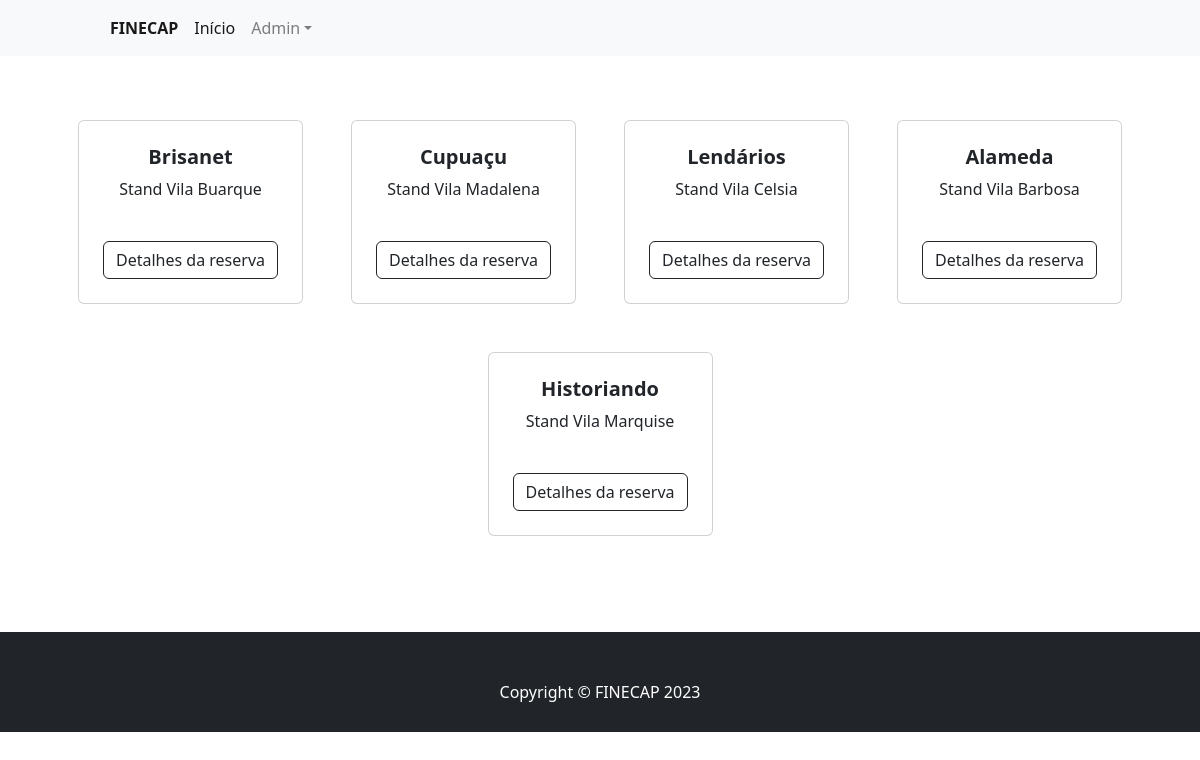
The page / on the database its author committed.
### stands/models.py (models this page shows, shortened)
class Reserva(models.Model):
    CATEGORIA = (
        ('telecomunicação', 'Telecomunicação'),
        ('fast-food', 'Fast-Food'),
        ('marketing', 'Marketing'),
        ('cultura', 'Cultura')
    )
    nome_empresa = models.CharField(max_length=200, verbose_name='Nome da empresa')
    cnpj = models.CharField(max_length=14, verbose_name='CNPJ')
    categoria_empresa = models.CharField(max_length=200, choices=CATEGORIA, verbose_name='Categoria da empresa')
    quitado = models.BooleanField(default=False)
    stand = models.OneToOneField(Stand,on_delete=models.CASCADE)

class Stand(models.Model):
    localizacao = models.CharField(max_length=200, verbose_name='Localização')
    valor = models.FloatField(verbose_name='Valor')
    def __str__(self):
        return self.localizacao

### stands/views.py (the view)
# urls.py: path('',reserva_listar,name='reserva_listar'),
def reserva_listar(request):
    reservas = Reserva.objects.all()
    context ={
        'reservas': reservas
    }
    return render(request, 'stands/index.html',context)

### stands/templates/stands/index.html
{% extends 'base.html' %}
{% block center %}
<section class="py-5">
    <div class="container px-4 px-lg-5 mt-3">
        <div class="row gx-4 gx-lg-5 row-cols-2 row-cols-md-3 row-cols-xl-4 row-cols-sx-1 justify-content-center">
            {% for reserva in reservas %}
            <div class="col mb-5">
                <div class="card h-100">
                    <div class="card-body p-4">
                        <div class="text-center">
                            <h5 class="fw-bolder">{{ reserva.nome_empresa }}</h5>
                            <div>
                                <p>Stand {{ reserva.stand }}</p>
                            </div>
                        </div>
                    </div>
                    <div>
                        <div class="card-footer p-4 pt-0 border-top-0 bg-transparent">
                            <div class="text-center"><a class="btn btn-outline-dark mt-auto"
                                    href="{% url 'detalhe_reserva' reserva.id %}">Detalhes da
                                    reserva</a></div>
                        </div>
                    </div>
                </div>
            </div>
            {% endfor %}
        </div>
    </div>
</section>
{% endblock %}

### templates/base.html (shortened to what this page needs)
{% load static %}
<!DOCTYPE html>
<html lang="pt-br">
<head>
    <link rel="stylesheet" href="https://stackpath.bootstrapcdn.com/bootstrap/4.1.3/css/bootstrap.min.css"
>
    <link rel="stylesheet" href="https://cdn.jsdelivr.net/npm/bootstrap@4.3.1/dist/css/bootstrap.min.css"
>
    <link rel="stylesheet" type="text/css" href="bootstrap/css/bootstrap.min.css">
    <link rel="stylesheet" href="https://cdn.jsdelivr.net/npm/bootstrap@4.3.1/dist/css/bootstrap.min.css"
>
    <link href="https://cdn.jsdelivr.net/npm/bootstrap-icons@1.5.0/font/bootstrap-icons.css" rel="stylesheet" />
    <link href="../static/css/styles.css" rel="stylesheet" />
</head>
<body>
    <nav class="navbar navbar-expand-lg navbar-light bg-light">
        <div class="container px-4 px-lg-5">
            <div class="collapse navbar-collapse" id="navbarSupportedContent">
                <ul class="navbar-nav me-auto mb-2 mb-lg-0 ms-lg-4">
                    <li class="nav-item"><a class="nav-link active" aria-current="page"
                            href="{% url 'reserva_listar' %}"><strong>FINECAP</strong></a></li>
                    <li class="nav-item dropdown">
                    <li class="nav-item"><a class="nav-link active" aria-current="page"
                            href="{% url 'reserva_listar' %}">Início</a></li>
                    <li class="nav-item dropdown">
                        <a class="nav-link dropdown-toggle" id="navbarDropdown" href="#" role="button"
                            data-bs-toggle="dropdown" aria-expanded="false">Admin</a>
                    </li>
                </ul>
            </div>
        </div>
    </nav>
    <main>
        {% block center %}
        {% endblock %}
    </main>
    <footer class="py-5 bg-dark rodape">
        <div class="container">
            <p class="m-0 text-center text-white">Copyright &copy; FINECAP 2023</p>
        </div>
    </footer>
</body>
</html>

### rows shown on the page
Reserva: nome_empresa "Brisanet", stand "Vila Buarque"
Reserva: nome_empresa "Cupuaçu", stand "Vila Madalena"
Reserva: nome_empresa "Lendários", stand "Vila Celsia"
Reserva: nome_empresa "Alameda", stand "Vila Barbosa"
Reserva: nome_empresa "Historiando", stand "Vila Marquise"
